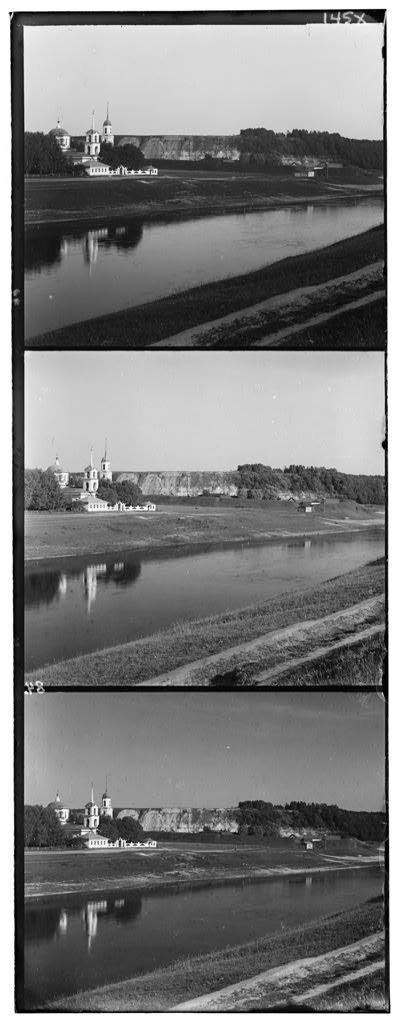
%> input picture data/00125v.jpg, 400 x 1024 px
$ octave Task4.m   (GNU Octave 9; MATLAB toolbox functions it lacks are replaced by stand-ins)
%> lines starting %> are read from the running program, lines starting %| are printed output that depends on the picture
image = imread("data/00125v.jpg")
%> image is the input picture: size 1024x400 uint8; min 0, max 255, mean 124.2
image = rescale(image)
%> image: size 1024x400 double
%%
sz = size(image)
%> sz = [1024 400]
h = fix(sz(1)/3)
%> h = 341
w = sz(2)
%> w = 400

%%
% crop 3 images from original image
R = imcrop(image,[0 2*h-1 w h])
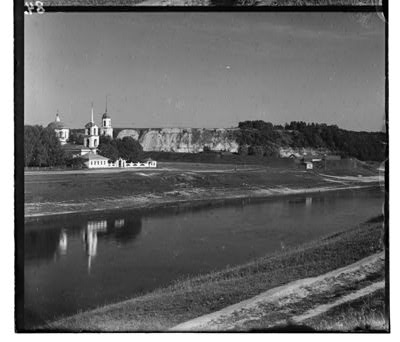
%> R: size 342x400 double; min 0, max 1, mean 0.417
G = imcrop(image,[0 h-1 w h])
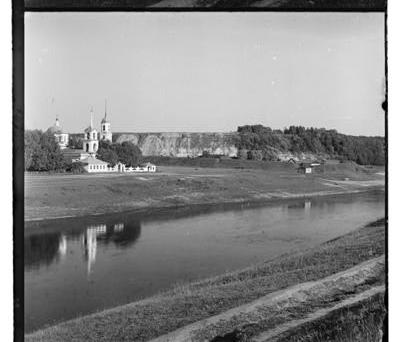
%> G: size 342x400 double; min 0, max 1, mean 0.545
B = imcrop(image,[0 1 w h])
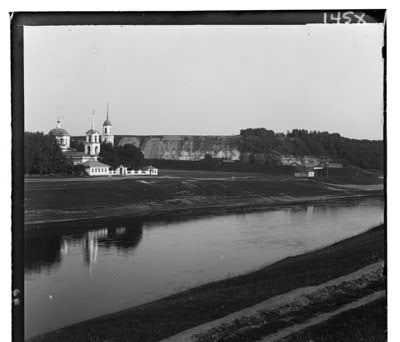
%> B: size 342x400 double; min 0, max 1, mean 0.493

%%
imshow(R)

%%
imshow(G)

%%
imshow(B)

$ run again, with data/00153v.jpg copied over data/00125v.jpg
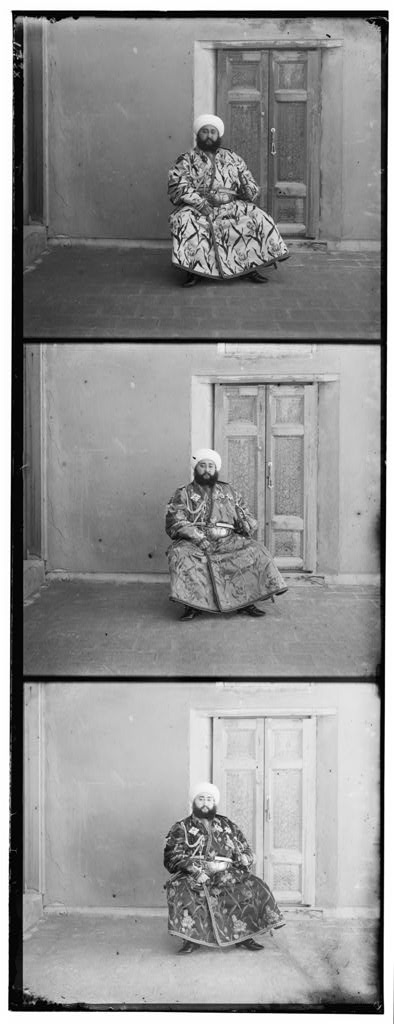
%> input picture data/00153v.jpg, 394 x 1024 px
%> image is the input picture: size 1024x394 uint8; min 0, max 255, mean 145.2
%> image: size 1024x394 double
%> `G = imcrop(image,[0 h-1 w h])`:
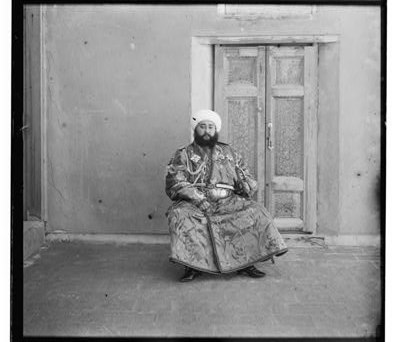
%> G: size 342x394 double; min 0, max 1, mean 0.557
%> `B = imcrop(image,[0 1 w h])`:
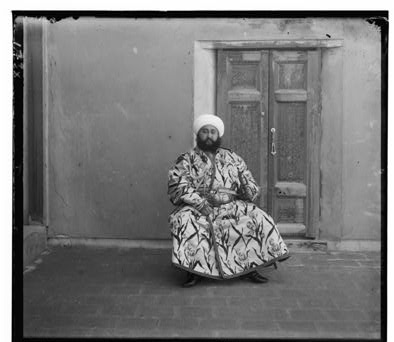
%> B: size 342x394 double; min 0, max 1, mean 0.469

$ run again, with data/00351v.jpg copied over data/00125v.jpg
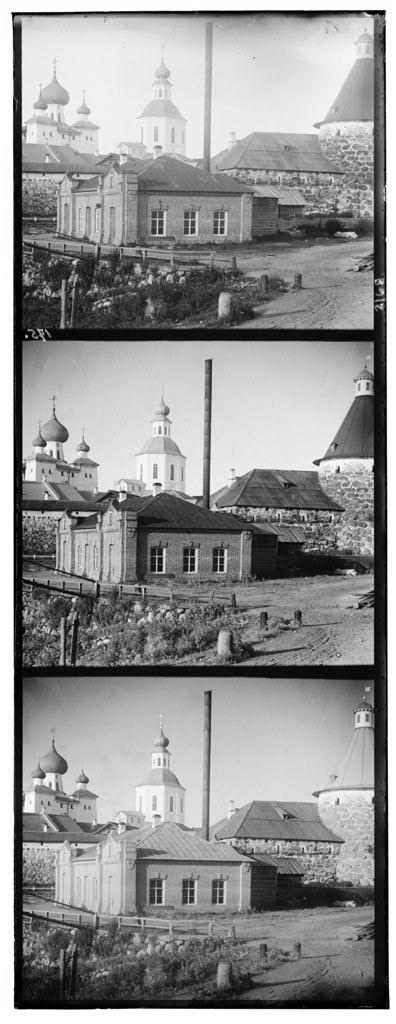
%> input picture data/00351v.jpg, 396 x 1024 px
%> image is the input picture: size 1024x396 uint8; min 0, max 255, mean 146.8
%> image: size 1024x396 double
%> `G = imcrop(image,[0 h-1 w h])`:
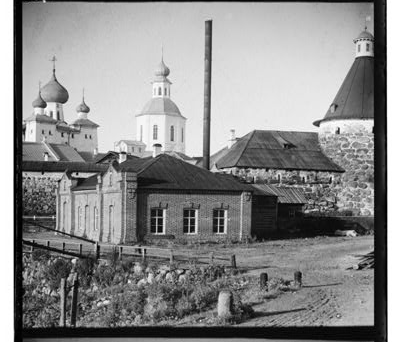
%> G: size 342x396 double; min 0, max 1, mean 0.545
%> `B = imcrop(image,[0 1 w h])`:
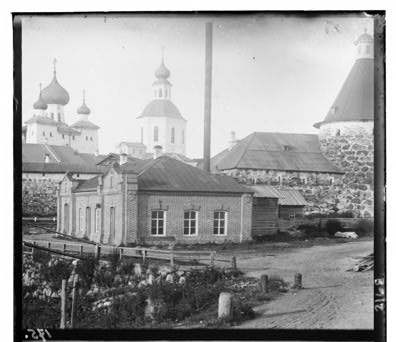
%> B: size 342x396 double; min 0, max 1, mean 0.611
